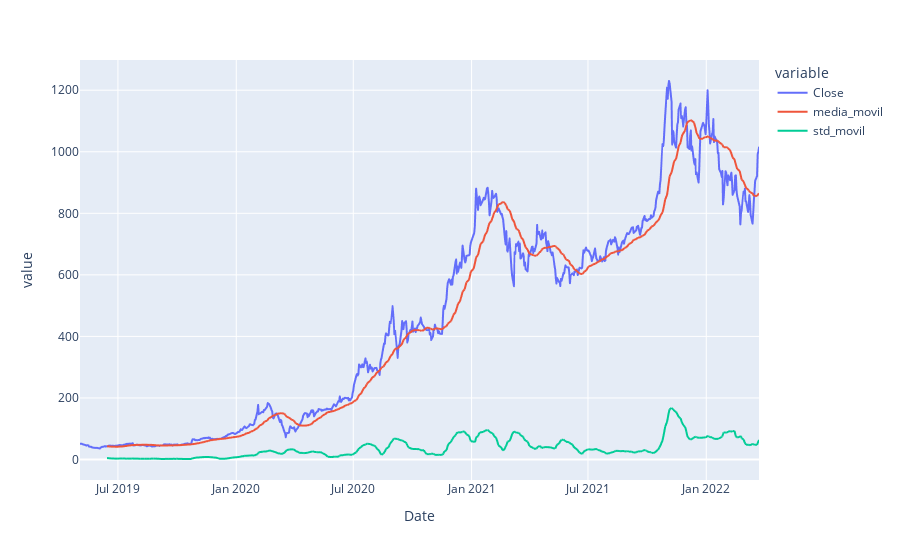

Notebook code cell kept with this figure:
### Code cell
##agregar medial movil 

df['media_movil'] = df.Close.rolling(30).mean()
df['std_movil'] = df.Close.rolling(30).std()

fig = px.line(df,x='Date',y=['Close','media_movil','std_movil'])
fig.show()

### Figure 1 — Plotly figure (JSON) as saved in the notebook; plotly's stock layout.template omitted (floating-point values rounded to 4 significant figures; data arrays with more than 128 entries replaced by an {"elided": "..."} marker saying what was removed)
{"data": [{"hovertemplate": "variable=Close<br>Date=%{x}<br>value=%{y}<extra></extra>", "legendgroup": "Close", "line": {"color": "#636efa", "dash": "solid"}, "marker": {"symbol": "circle"}, "mode": "lines", "name": "Close", "showlegend": true, "type": "scattergl", "x": {"elided": "730 str values"}, "xaxis": "x", "y": {"elided": "730 float values"}, "yaxis": "y"}, {"hovertemplate": "variable=media_movil<br>Date=%{x}<br>value=%{y}<extra></extra>", "legendgroup": "media_movil", "line": {"color": "#EF553B", "dash": "solid"}, "marker": {"symbol": "circle"}, "mode": "lines", "name": "media_movil", "showlegend": true, "type": "scattergl", "x": {"elided": "730 str values"}, "xaxis": "x", "y": {"elided": "730 float values"}, "yaxis": "y"}, {"hovertemplate": "variable=std_movil<br>Date=%{x}<br>value=%{y}<extra></extra>", "legendgroup": "std_movil", "line": {"color": "#00cc96", "dash": "solid"}, "marker": {"symbol": "circle"}, "mode": "lines", "name": "std_movil", "showlegend": true, "type": "scattergl", "x": {"elided": "730 str values"}, "xaxis": "x", "y": {"elided": "730 float values"}, "yaxis": "y"}], "layout": {"autosize": true, "legend": {"title": {"text": "variable"}, "tracegroupgap": 0}, "margin": {"t": 60}, "xaxis": {"anchor": "y", "autorange": true, "domain": [0, 1], "range": ["2019-05-03", "2022-03-24"], "title": {"text": "Date"}, "type": "date"}, "yaxis": {"anchor": "x", "autorange": true, "domain": [0, 1], "range": [-66.61, 1298.0], "title": {"text": "value"}, "type": "linear"}}}
